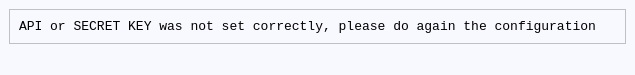
<?xml version="1.0" encoding="UTF-8"?>
<ui version="4.0">
 <class>tela_erro</class>
 <widget class="QMainWindow" name="tela_erro">
  <property name="geometry">
   <rect>
    <x>0</x>
    <y>0</y>
    <width>635</width>
    <height>73</height>
   </rect>
  </property>
  <property name="windowTitle">
   <string>MainWindow</string>
  </property>
  <property name="styleSheet">
   <string notr="true">background-color: rgb(248, 248, 255);</string>
  </property>
  <widget class="QWidget" name="centralwidget">
   <layout class="QVBoxLayout" name="verticalLayout">
    <item>
     <widget class="QFrame" name="frame">
      <property name="frameShape">
       <enum>QFrame::StyledPanel</enum>
      </property>
      <property name="frameShadow">
       <enum>QFrame::Raised</enum>
      </property>
      <layout class="QVBoxLayout" name="verticalLayout_2">
       <item>
        <widget class="QLabel" name="label">
         <property name="font">
          <font>
           <family>Liberation Mono</family>
           <pointsize>10</pointsize>
          </font>
         </property>
         <property name="styleSheet">
          <string notr="true">alternate-background-color: rgb(248, 248, 255);</string>
         </property>
         <property name="text">
          <string>API or SECRET KEY was not set correctly, please do again the configuration</string>
         </property>
        </widget>
       </item>
      </layout>
     </widget>
    </item>
   </layout>
  </widget>
  <widget class="QStatusBar" name="statusbar"/>
 </widget>
 <resources/>
 <connections/>
</ui>
